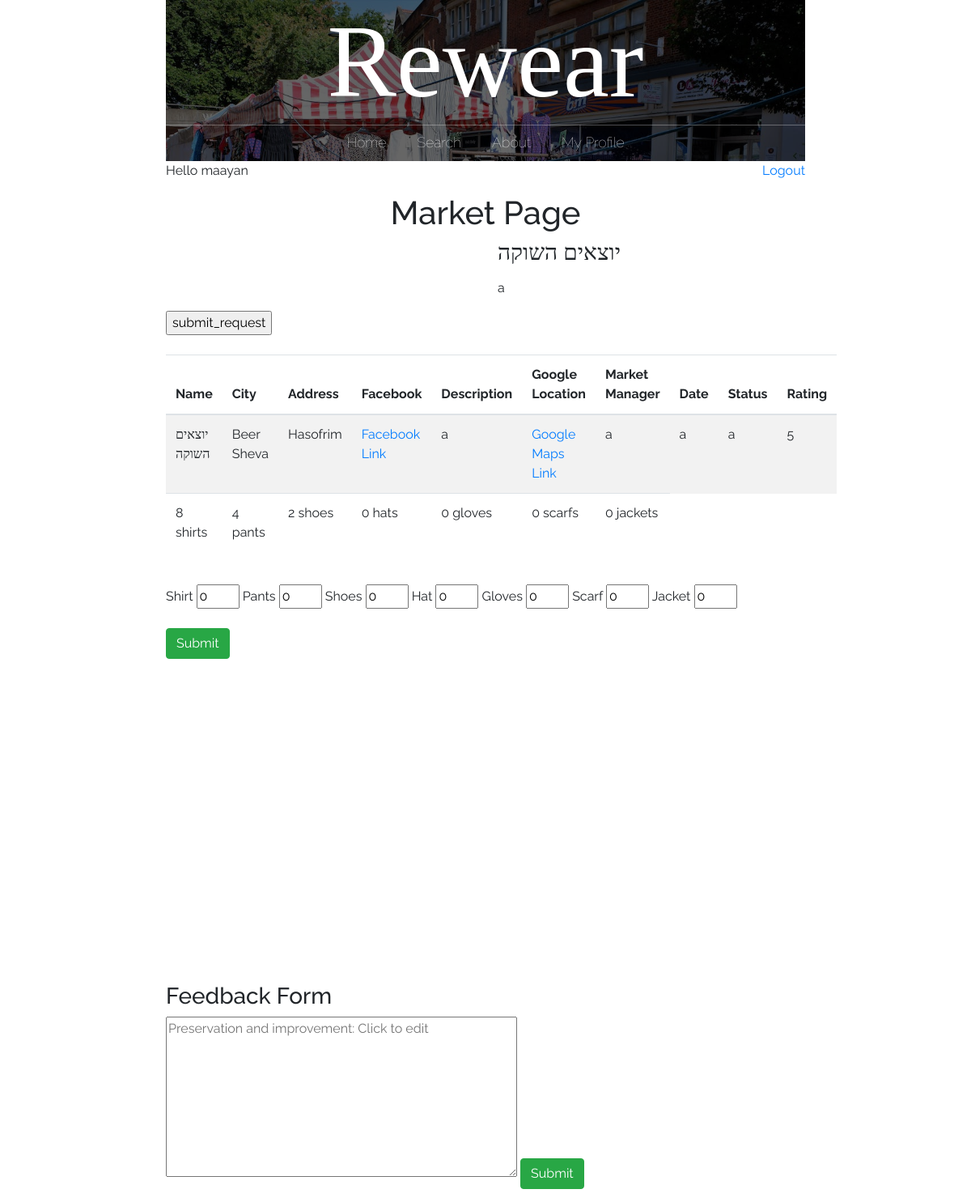
Page /market_page/2/ (signed in) on the earlier database version.
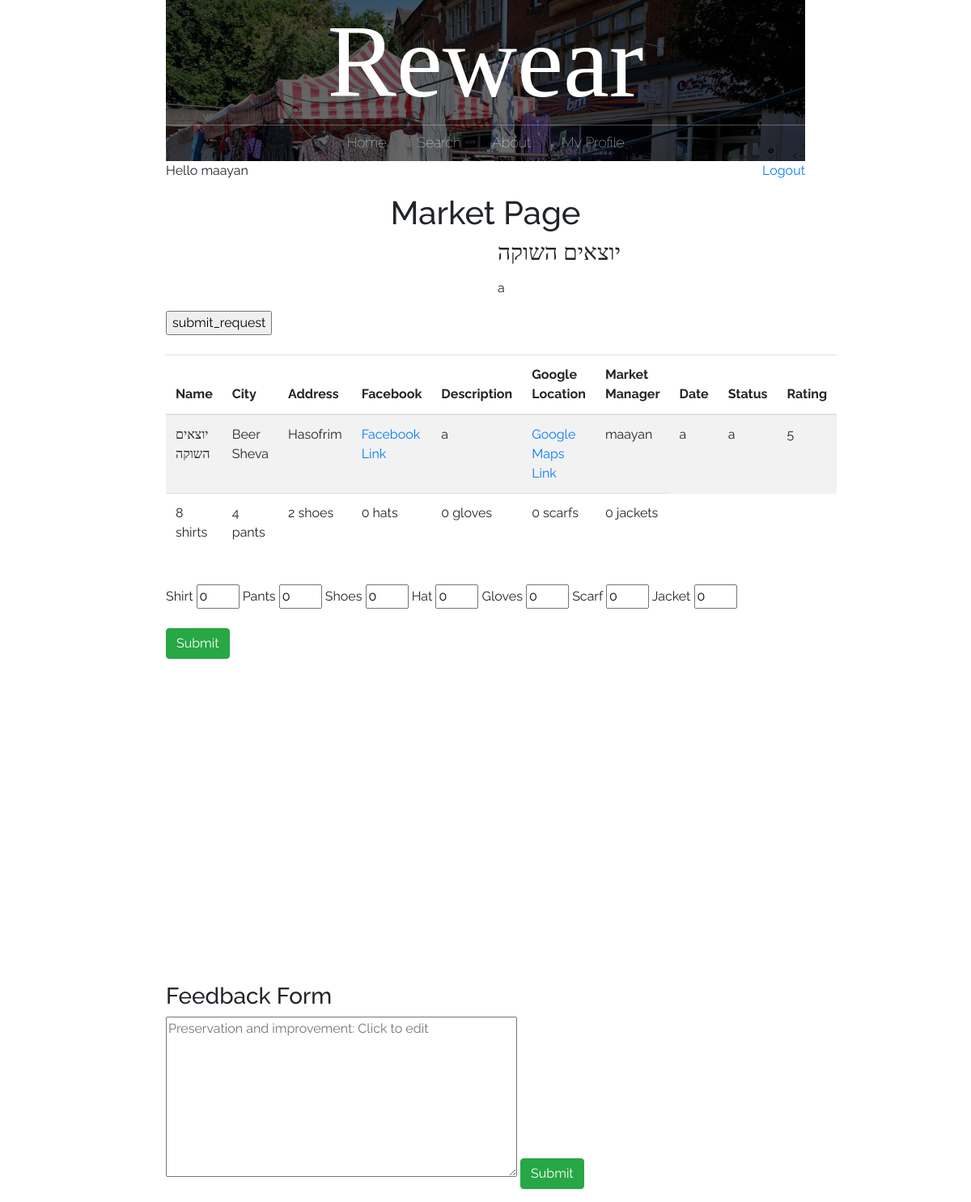
Same page on the later database version.
### main/models.py (models this page shows, shortened)
class market(models.Model):
    id = models.AutoField(primary_key=True)
    name = models.CharField(max_length=200)
    city = models.CharField(max_length=200)
    address = models.CharField(max_length=200)
    facebook = models.CharField(max_length=200, default='')
    description = models.CharField(max_length=200, default='')
    google_location = models.CharField(max_length=200, default='')
    market_manager = models.CharField(max_length=200, default='')
    date = models.CharField(max_length=200, default='')
    status = models.CharField(max_length=200, default='')
    rating = models.CharField(max_length=200, default='')
    shirt = models.IntegerField(default=0)
    pants = models.IntegerField(default=0)
    shoes = models.IntegerField(default=0)
    hat = models.IntegerField(default=0)
    gloves = models.IntegerField(default=0)
    scarf = models.IntegerField(default=0)
    jacket = models.IntegerField(default=0)
    other = models.IntegerField(default=0)

### main/views.py (the view)
# urls.py: path("market_page/<id>/", views.market_page, name="market"),
def market_page(response, id):
    cur_market = market.objects.get(id=id)
    return render(response, "main/market_page.html", {'market': cur_market})

### main/templates/main/market_page.html (shortened to what this page needs)
{% extends 'main/base.html' %}
{% load crispy_forms_tags %}
{% block content %}
{% if user.is_authenticated %}
<center><h1>Market Page</h1></center>
<div class="container">
	<div class="row">
		<div class="col-md-6">
		</div>
		<div class="col-md-6">
			<h3>{{market.name}}</h3>
			<p>{{market.description}}</p>
		</div>
	</div>
</div>
{% if user.is_authenticated and not user.is_superuser %}
	<form method="post" action='/submit_request/{{request.user.id}}/{{market.id}}/'>
	<input type="submit" value="submit_request">
	</form>
{% endif %}
	<table class="table table-striped">
	  <thead>
		<tr>
			<th>Name</th>
			<th>City</th>
			<th>Address</th>
			<th>Facebook</th>
			<th>Description</th>
			<th>Google Location</th>
			<th>Market Manager</th>
			<th>Date</th>
			<th>Status</th>
			<th>Rating</th>
		</tr>
	  </thead>
	  <tbody>
		<tr>
			<td>{{market.name}}</td>
			<td>{{market.city}}</td>
			<td>{{market.address}}</td>
			<td><a href="1">Facebook Link</a></td>
			<td>{{market.description}}</td>
			<td><a href="1">Google Maps Link</a></td>
			<td>{{market.market_manager}}</td>
			<td>{{market.date}}</td>
			<td>{{market.status}}</td>
			<td>{{market.rating}}</td>
		</tr>
		<tr>
			<br/>
			<td>{{market.shirt}} shirts</td>
			<td>{{market.pants}} pants</td>
			<td>{{market.shoes}} shoes</td>
			<td>{{market.hat}} hats</td>
			<td>{{market.gloves}} gloves</td>
			<td>{{market.scarf}} scarfs</td>
			<td>{{market.jacket}} jackets</td>
		</tr>
	  </tbody>
	</table>
	<br>
	<form method="post" action='/update_market/{{market.id}}/'class="form-group">
		<a>Shirt </a><input type="number" name="shirt" min="0" max="50" step="1" value="0" >
		<a>Pants </a><input type="number" name="pants" min="0" max="50" step="1" value="0" >
		<a>Shoes </a><input type="number" name="shoes" min="0" max="50" step="1" value="0">
		<a>Hat </a><input type="number" name="hat" min="0" max="50" step="1" value="0" >
		<a>Gloves </a><input type="number" name="gloves" min="0" max="50" step="1" value="0">
		<a>Scarf </a><input type="number" name="scarf" min="0" max="50" step="1" value="0">
		<a>Jacket </a><input type="number" name="jacket" min="0" max="50" step="1" value="0">
		<br> <br>
		<input type="submit" class="btn btn-success">
	</form>
<br> <br> <br> <br> <br> <br> <br> <br> <br> <br><br> <br> <br> <br> <br> <br>
{% else %}
<p>Please sign <a href="/login/">login</a> in order to view this content.</p>
<p>Not registered yet? <a href="/signup/">Sign up</a></p>
{% endif %}
	{% if not feedback%}
        <h3>Feedback Form</h3>
        <form method="post" action='/feedback/{{market.id}}/' class="form-group">
            <textarea name="message" rows="8" cols="50" const placeholder="Preservation and improvement: Click to edit"></textarea>
            <input type="submit" class="btn btn-success">
        </form>
    {% else %}
        <center><h4>Your message was delivered</h4>
                <br><p>Thank you for your feedback, <br>
    {% endif %}
{% endblock %}

Differences in the rows shown:
changed market "יוצאים השוקה": market_manager "a" → "maayan"
